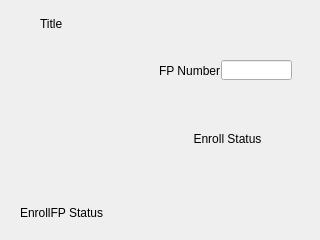
<ui version="4.0" >
 <class>EnrollFP</class>
 <widget class="QDialog" name="EnrollFP" >
  <property name="geometry" >
   <rect>
    <x>0</x>
    <y>0</y>
    <width>320</width>
    <height>240</height>
   </rect>
  </property>
  <property name="windowTitle" >
   <string>Dialog</string>
  </property>
  <widget class="QLabel" name="lblBackground" >
   <property name="geometry" >
    <rect>
     <x>0</x>
     <y>0</y>
     <width>320</width>
     <height>240</height>
    </rect>
   </property>
   <property name="text" >
    <string/>
   </property>
   <property name="pixmap" >
    <pixmap resource="../sb3000.qrc" >:/images/res/bg-main.png</pixmap>
   </property>
  </widget>
  <widget class="QLabel" name="lblTitleBackground" >
   <property name="geometry" >
    <rect>
     <x>0</x>
     <y>6</y>
     <width>320</width>
     <height>31</height>
    </rect>
   </property>
   <property name="text" >
    <string/>
   </property>
   <property name="pixmap" >
    <pixmap resource="../sb3000.qrc" >:/images/res/title-1.png</pixmap>
   </property>
  </widget>
  <widget class="QLabel" name="lblTitleText" >
   <property name="geometry" >
    <rect>
     <x>40</x>
     <y>10</y>
     <width>273</width>
     <height>28</height>
    </rect>
   </property>
   <property name="text" >
    <string>Title</string>
   </property>
  </widget>
  <widget class="QLabel" name="lblTitleIcon" >
   <property name="geometry" >
    <rect>
     <x>9</x>
     <y>10</y>
     <width>26</width>
     <height>26</height>
    </rect>
   </property>
   <property name="text" >
    <string/>
   </property>
   <property name="pixmap" >
    <pixmap resource="../sb3000.qrc" >:/images/res/icon-finger.png</pixmap>
   </property>
   <property name="scaledContents" >
    <bool>true</bool>
   </property>
  </widget>
  <widget class="QLabel" name="lblStatusIcon" >
   <property name="geometry" >
    <rect>
     <x>6</x>
     <y>205</y>
     <width>16</width>
     <height>16</height>
    </rect>
   </property>
   <property name="text" >
    <string/>
   </property>
   <property name="pixmap" >
    <pixmap resource="../sb3000.qrc" >:/images/res/icon-help.png</pixmap>
   </property>
  </widget>
  <widget class="QLabel" name="lblStatusText" >
   <property name="geometry" >
    <rect>
     <x>20</x>
     <y>200</y>
     <width>301</width>
     <height>25</height>
    </rect>
   </property>
   <property name="text" >
    <string>EnrollFP Status</string>
   </property>
  </widget>
  <widget class="QLineEdit" name="txtFpNumber" >
   <property name="geometry" >
    <rect>
     <x>221</x>
     <y>60</y>
     <width>71</width>
     <height>20</height>
    </rect>
   </property>
   <property name="readOnly" >
    <bool>true</bool>
   </property>
  </widget>
  <widget class="QLabel" name="lblEnrollStatus3" >
   <property name="enabled" >
    <bool>false</bool>
   </property>
   <property name="geometry" >
    <rect>
     <x>130</x>
     <y>150</y>
     <width>16</width>
     <height>16</height>
    </rect>
   </property>
   <property name="text" >
    <string/>
   </property>
   <property name="pixmap" >
    <pixmap resource="../sb3000.qrc" >:/images/res/icon-finger.png</pixmap>
   </property>
  </widget>
  <widget class="QLabel" name="lblEnrollStatus1" >
   <property name="enabled" >
    <bool>false</bool>
   </property>
   <property name="geometry" >
    <rect>
     <x>130</x>
     <y>86</y>
     <width>16</width>
     <height>16</height>
    </rect>
   </property>
   <property name="text" >
    <string/>
   </property>
   <property name="pixmap" >
    <pixmap resource="../sb3000.qrc" >:/images/res/icon-finger.png</pixmap>
   </property>
  </widget>
  <widget class="QLabel" name="lblFpNumber" >
   <property name="geometry" >
    <rect>
     <x>159</x>
     <y>60</y>
     <width>61</width>
     <height>21</height>
    </rect>
   </property>
   <property name="text" >
    <string>FP Number :</string>
   </property>
  </widget>
  <widget class="QLabel" name="lblEnrollStatus2" >
   <property name="enabled" >
    <bool>false</bool>
   </property>
   <property name="geometry" >
    <rect>
     <x>130</x>
     <y>117</y>
     <width>16</width>
     <height>16</height>
    </rect>
   </property>
   <property name="text" >
    <string/>
   </property>
   <property name="pixmap" >
    <pixmap resource="../sb3000.qrc" >:/images/res/icon-finger.png</pixmap>
   </property>
  </widget>
  <widget class="QLabel" name="lblEnrollStatus" >
   <property name="geometry" >
    <rect>
     <x>147</x>
     <y>129</y>
     <width>161</width>
     <height>20</height>
    </rect>
   </property>
   <property name="text" >
    <string>Enroll Status</string>
   </property>
   <property name="alignment" >
    <set>Qt::AlignCenter</set>
   </property>
  </widget>
  <widget class="QLabel" name="lblFpArea" >
   <property name="geometry" >
    <rect>
     <x>18</x>
     <y>60</y>
     <width>105</width>
     <height>130</height>
    </rect>
   </property>
   <property name="text" >
    <string/>
   </property>
   <property name="pixmap" >
    <pixmap resource="../sb3000.qrc" >:/images/res/area-fingerprint.png</pixmap>
   </property>
   <property name="scaledContents" >
    <bool>false</bool>
   </property>
  </widget>
 </widget>
 <resources>
  <include location="../sb3000.qrc" />
 </resources>
 <connections/>
</ui>
